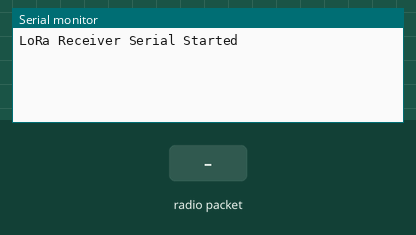
This sketch was run on a simulated Arduino Uno, built with avr-gcc and run on an emulated ATmega328P. Parts: the last lines printed to the serial monitor. The test bench sets the inputs (shaded band). No radio packets arrive unless stated.

Above: at 1.2 s.
1.3 s: radio packet "1" arrives
At 2.0 s:
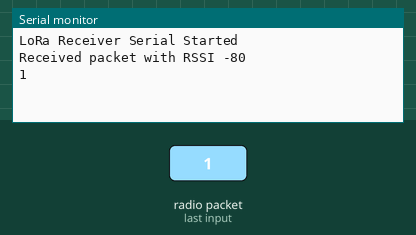
2.8 s: radio packet "0" arrives
At 4.0 s:
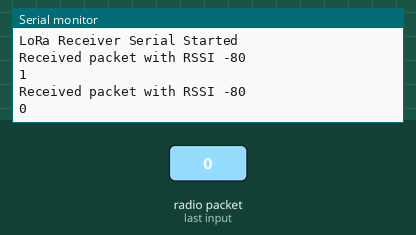
4.3 s: radio packet "2" arrives
At 5.4 s:
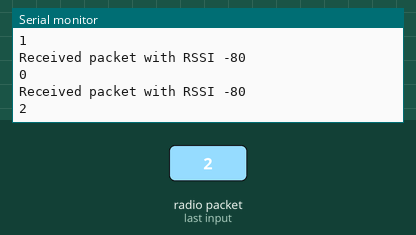

Measured:
- after the input at 1.3 s, the serial monitor: prints a new line at once (image 1)
- after the input at 2.8 s, the serial monitor: prints a new line at once (image 2)
- after the input at 4.3 s, the serial monitor: prints a new line at once (image 3)

The sketch:

LoRaReceiver.ino
```cpp
#include <SPI.h>
#include <LoRa.h>

#define LoRa_SS 10
#define LoRa_RESET 9
#define LoRa_DIO0 2

void setup() {
  Serial.begin(74880);
  while (!Serial);

  Serial.println("LoRa Receiver Serial Started");
  LoRa.setPins(LoRa_SS, LoRa_RESET, LoRa_SS);
  if (!LoRa.begin(920E6)) {
    Serial.println("Starting LoRa failed!");
    while (1);
  }
  LoRa.setSpreadingFactor(10);
  LoRa.enableCrc();
}


void loop() {
  // try to parse packet
  int packetSize = LoRa.parsePacket();
  if (packetSize) {
    // print RSSI of packet
    Serial.print("Received packet with RSSI ");
    Serial.println(LoRa.packetRssi());

    // read packet
    while (LoRa.available()) {
      Serial.print((char)LoRa.read());
    }
    Serial.println();
  }
}
```
